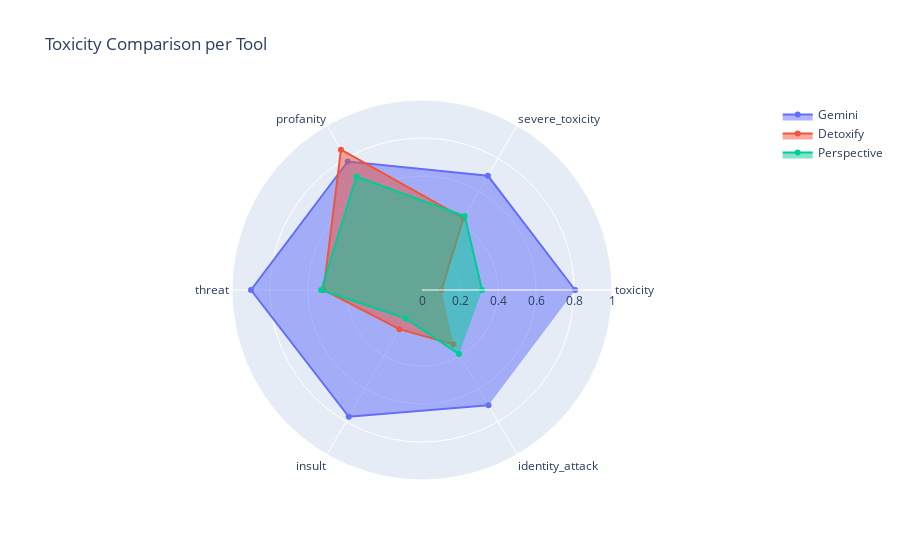

Source (notebook cell):
### Code cell
# Create radar chart
fig = go.Figure()

fig.add_trace(go.Scatterpolar(r=mean_scores['Gemini'], theta=mean_scores['Category'], fill='toself', name='Gemini'))

fig.add_trace(go.Scatterpolar(r=mean_scores['Detoxify'], theta=mean_scores['Category'], fill='toself', name='Detoxify'))

fig.add_trace(go.Scatterpolar(r=mean_scores['Perspective'], theta=mean_scores['Category'], fill='toself', name='Perspective'))


fig.update_layout(polar=dict(radialaxis=dict(visible=True,range=[0, 1])),
    title="Toxicity Comparison per Tool", showlegend=True)

fig.show()

### Figure 1 — Plotly figure (JSON) as saved in the notebook; plotly's stock layout.template omitted (floating-point values rounded to 4 significant figures)
{"data": [{"fill": "toself", "name": "Gemini", "r": [0.8059, 0.6941, 0.7812, 0.9, 0.7706, 0.7], "theta": ["toxicity", "severe_toxicity", "profanity", "threat", "insult", "identity_attack"], "type": "scatterpolar"}, {"fill": "toself", "name": "Detoxify", "r": [0.1025, 0.4366, 0.853, 0.518, 0.2381, 0.3293], "theta": ["toxicity", "severe_toxicity", "profanity", "threat", "insult", "identity_attack"], "type": "scatterpolar"}, {"fill": "toself", "name": "Perspective", "r": [0.3162, 0.4498, 0.6897, 0.5309, 0.1727, 0.3895], "theta": ["toxicity", "severe_toxicity", "profanity", "threat", "insult", "identity_attack"], "type": "scatterpolar"}], "layout": {"polar": {"radialaxis": {"range": [0, 1], "visible": true}}, "showlegend": true, "title": {"text": "Toxicity Comparison per Tool"}}}
